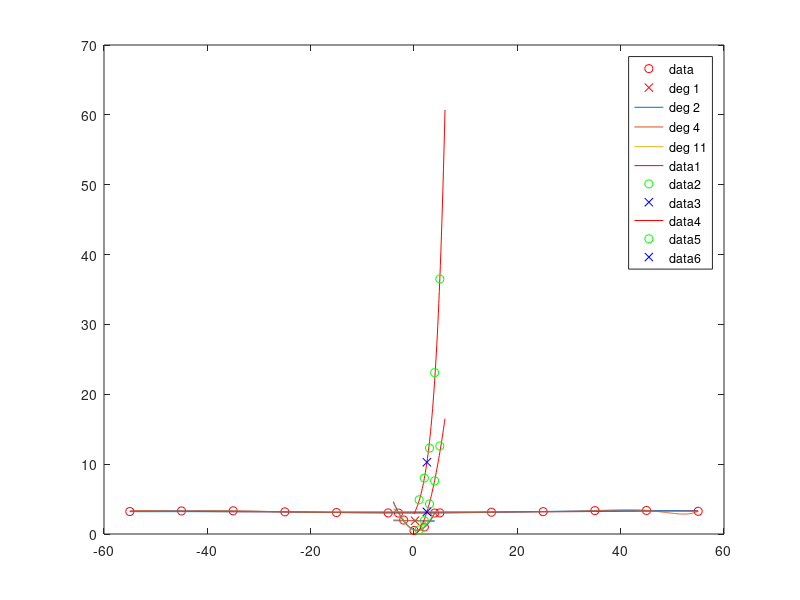

This figure's MATLAB source: (Note: this script raises an error after producing the figure.)
% es 1
xi=[0 1 2 3 4 5 6 7 8 9 10];
yi=[0 1.25 2.27 3.04 3.77 4.71 5.91 7.19 8.29 9.12 9.83];

r = polyfit(xi, yi, 1);
x = linspace(-1,11);
rx = polyval(r,x);

plot(x, rx, 'g', xi, yi, 'or');

% es 2
xi=[-5 -2 0.5 1 1.5 3 6];
yi=[1.5 2 -1 2.5 1 -2 3];

x_med = 1/7*sum(xi);
y_med = 1/7*sum(yi);

r = polyfit(xi, yi, 1);
x = linspace(-6,7);
rx = polyval(r,x);

plot(x, rx, 'g', xi, yi, 'or', x_med, y_med, 'or');

% es 3
f = @(t) 2*exp(-2*t)-t;
x = linspace(0,1,10);
y = f(x);
r = polyfit(x, y, 1);

M = [x' ones(10,1)];
Mt = M';
A = Mt*M;
b = Mt*y';

z=A\b;

% es 4
f = @(x) 5*cos(pi*x.^2)-exp(x);
x = linspace(0,1,5);
y = f(x);

r = polyfit(x, y, 1);
x_med = polyval(r, mean(x));
y_med = polyval(r, mean(y));

p = polyfit(x,y,length(x)-1);
z = roots(p);

% es 5
x=[-3 -2 0 2 4];
y=[3 2 0.5 1 3];
x_mean = mean(x);
y_mean = mean(y);

ks = [-4:0.1:4];
M = 0:4;

plot(x,y,'or',x_mean,y_mean,'xr');
hold on

for m = M
    pm = polyfit(x, y, m);
    pmy = polyval(pm, ks);
    plot(ks, pmy, '-');
end

% es 6
x=[-55:10:55];
y=[3.22, 3.3, 3.32, 3.17, 3.07, 3.02, 3.02, 3.12, 3.2, 3.35, 3.37, 3.25];
ks = [-55:0.1:55];
M = [1, 2, 4, 11];

plot(x,y,'or');
hold on
for m = M
    pm = polyfit(x, y, m);
    pmy = polyval(pm, ks);
    plot(ks, pmy, '-');
end
legend('data', 'deg 1', 'deg 2', 'deg 4', 'deg 11')

% es 7
x = [1, 2, 3, 4, 5];
y = [4.9, 8, 12.3, 23.1, 36.5];
ks = [0:0.1:6];

Y = log(y);
p = polyfit(x, Y, 1);
A = p(1);
C = exp(p(2));
f = @(x) C*exp(A*x);
fks = f(ks);

v = 2.5;
f_v = f(v);

plot(ks, fks, 'r', x,y,'og', v, f_v, 'xb');

% es 8
x = [1 2 3 4 5];
y = [0.6 1.9 4.3 7.6 12.6];
ks = [0:0.1:6];

X = log(x);
Y = log(y);
p = polyfit(X, Y, 1);
A = p(1);
C = exp(p(2));

f = @(x) C*x.^A;
fks = f(ks);

v = 2.5;
f_v = f(v);

plot(ks, fks, 'r', x,y,'og', v, f_v, 'xb');

% es 9
f = @(x) cos(10*x) .* exp(sin(10*x));
a = -10;
b = 10;

i = 1/10 * (exp(sin(100)) - exp(-sin(100)))
q = integral(f, a, b);
i = ((exp(sin(100))-exp(sin(100))) / 10);

err_ass = abs(q-i);
err_rel = abs(q-i) / abs(i);

% ESERCIZI RIEPILOGO
% 1
q = [1, 3, 5, 9, 12, 15];
z = [10.7, 30.9, 41.8, 80.9, 100.5, 129.5];
r = polyfit(q, z, 1);

% 2
T = 0:10:70;
C = [96.4 46.3 21.2 17.89 10.1 6.9 3.5 1.9];
z=0:0.2:70;

r = polyfit(T, C, 1);
rz = polyval(r, z);
s = griddedInterpolant(T, C, 'linear');
sz = s(z);
p = polyfit(T, C, 7);
pz = polyval(p, z);

plot(T,C,'oc', z, rz, 'g', z, pz, 'b');

t = 62;
r_t = polyval(r, t)
s_t = s(t)
p_t = polyval(p, t)

sr = sum(abs(C - polyval(r, T)).^2)
sp = sum(abs(C - polyval(p, T)).^2) 

% 3
f = @(t) (2/3) * log(2*t/3);
a = 3*exp(1) / 2;
b = a + 1;
x = linspace(a,b,10);
y = f(x);

r = polyfit(x, y, 1);
x_med = mean(x);
r_x_med = polyval(r, x_med);

M = [x' ones(length(x), 1)];
Mt = M';
A = Mt*M;
b = Mt*y';

z = A\b

% 4
x = 1:0.15:2.5;
y = [0.1 0.15 0.2 0.3 0.5 0.65 0.78 1 1.2 1.35 1.45];
v = 1.75;

p0 = polyfit(x, y, 2);

X = log(x);
Y = log(y);
p = polyfit(X, Y, 1);
A = p(1);
C = exp(p(2));
yy = @(x) C*x.^A;

polyval(p0, v)
yy(v)

% 5
x = 1:5;
y = [0.35 0.25 0.2 0.15 0.12];
v = 1.5;

ks = 1:0.1:5;

% y = 1/(Ax+B)
% 1/y = Ax+B
p = polyfit(x, 1./y, 1);
A = p(1)
B = p(2)
f = @(x) 1./(A*x+B);

f(1.5)

plot(x,y,'or',ks,f(ks),'g');

% 6
x = 1:5;
y = [0.25 0.31 0.35 0.4 0.41];
v = 4.5;

ks = 1:0.1:5;

% y = x/(A+Bx)
% 1/y = A*1/x+B
p = polyfit(1./x, 1./y, 1);
A = p(1)
B = p(2)
f = @(x) x ./ (A + B*x);

f(v)

plot(x,y,'or',ks,f(ks),'g');
